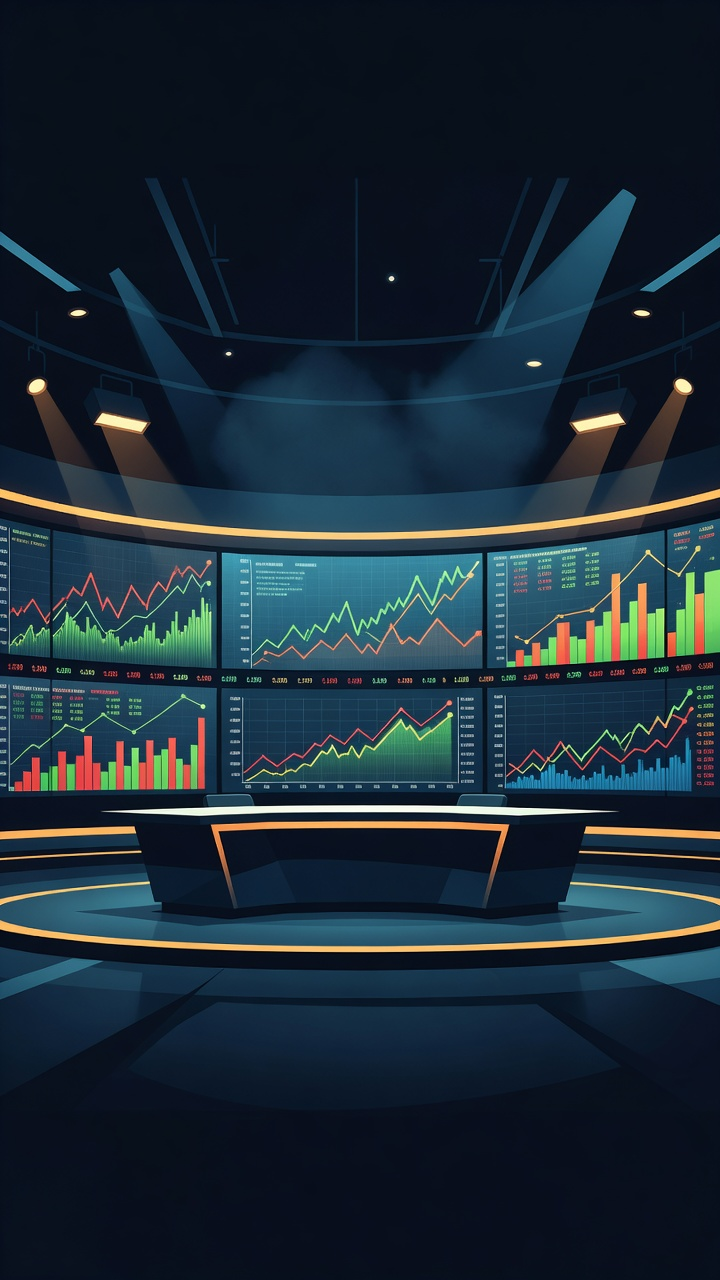
#> input picture content/brand/opening/set_a.jpg, 720 x 1280 px
$ python make_opening.py ../../content/brand/opening/set_a.jpg
#> lines starting #> are read from the running program, lines starting #| are printed output that depends on the picture
"""Build the episode opening card. One set image, text swapped per episode.

THE OWNER'S RULE, which this file exists to enforce:

  * ONE opening image per VERTICAL (subject area). Every episode inside that
    vertical reuses the same background and the same cast art; only the
    text changes.
  * If the VERTICAL changes - finance to history, say - then everything
    changes: a new background, and the cast get new clothes.

So the card has two zones and they must not be confused:

  FIXED   the brand band at the top (SOL & REX / NEWS) and the set and cast
          below. Identical on every episode of a vertical. This is what
          makes six reels look like one show.
  SWAP    y 470-900 only. Episode number and title. Nothing else may move,
          because a title card whose furniture shifts between episodes
          reads as six different channels.

The background is generated once with grok-cli (Grok Imagine handles a
rich lit studio far better than the local models) and committed as a
finished asset. The CAST IS NEVER GENERATED HERE - grok has no idea who
Sol and Rex are and would invent two strangers, which is the identity
drift this project has fought the whole way. Canon RGBA renders only.

  python scripts/vector/make_opening.py                 # all episodes
  python scripts/vector/make_opening.py 3               # just ep.3
"""
from __future__ import annotations

import sys
from pathlib import Path

import numpy as np
from PIL import Image, ImageDraw, ImageFont, ImageFilter

REPO = Path(__file__).resolve().parents[2]
BRAND = REPO / "content/brand/opening"
RENDERS = REPO / "content/vector_char/cast/ep_fairmarket/renders"
ROCK = r"C:\Windows\Fonts\ROCKB.TTF"

W, H = 1080, 1920
CREAM = (244, 238, 224)
AMBER = (232, 176, 84)
TEAL = (124, 224, 162)

# ── THE VERTICAL ───────────────────────────────────────────────────────
# Change these three together, never one alone. A new vertical means a new
# set AND new clothes; keeping the finance wardrobe over a history set is
# the failure this block exists to prevent.
VERTICAL = {
    "name": "finance",
    "set": "set_a.jpg",
    "sol": "sol_smug_v1",     # burgundy cardigan, yellow bow tie
    "rex": "rex_skeptic",     # grey vest, white shirt
}

# ── THE SWAP ZONE ──────────────────────────────────────────────────────
# Two lines max. Rockwell at 120px fits about 11 characters per line at
# this width; longer titles silently overflow the plate.
EPISODES = {
    "1": ("EPISODE 1", ["THE 'FAIR'", "MARKET"]),
    "2": ("EPISODE 2", ["SIXTEEN", "MINUTES"]),
    "3": ("EPISODE 3", ["THEY", "BANNED IT"]),
    "4": ("EPISODE 4", ["NINETY-FIVE", "TO NOTHING"]),
    "5": ("EPISODE 5", ["NO", "TOMORROW"]),
}


def word(txt: str, size: int, fill, track: int = 0) -> Image.Image:
    f = ImageFont.truetype(ROCK, size)
    w = sum(f.getbbox(c)[2] - f.getbbox(c)[0] + track for c in txt) + 60
    im = Image.new("RGBA", (int(w), int(size * 1.9)), (0, 0, 0, 0))
    d = ImageDraw.Draw(im)
    x = 30
    for c in txt:
        d.text((x, size * 0.2), c, font=f, fill=fill)
        x += f.getbbox(c)[2] - f.getbbox(c)[0] + track
    a = np.asarray(im)[..., 3]
    ys, xs = np.nonzero(a > 4)
    return im.crop((xs.min(), ys.min(), xs.max() + 1, ys.max() + 1))


def fit(im: Image.Image, h: int) -> Image.Image:
    return im.resize((max(1, int(im.width * h / im.height)), h), Image.LANCZOS)


def cast(name: str, h: int) -> Image.Image:
    im = Image.open(RENDERS / f"_{name}_rgba.png").convert("RGBA")
    a = np.asarray(im)[..., 3]
    ys, xs = np.nonzero(a > 8)
    return fit(im.crop((xs.min(), ys.min(), xs.max() + 1, ys.max() + 1)), h)


def rim(im: Image.Image, col, g: int = 18) -> Image.Image:
    a = im.split()[3].filter(ImageFilter.GaussianBlur(g))
    lay = Image.new("RGBA", im.size, col + (0,))
    lay.putalpha(a.point(lambda v: int(v * 0.7)))
    return lay


def base() -> Image.Image:
    """Everything that does NOT change between episodes."""
    bg = Image.open(BRAND / VERTICAL["set"]).convert("RGB").resize(
        (W, H), Image.LANCZOS)
    bg = Image.eval(bg, lambda v: int(v * 0.78)).convert("RGBA")
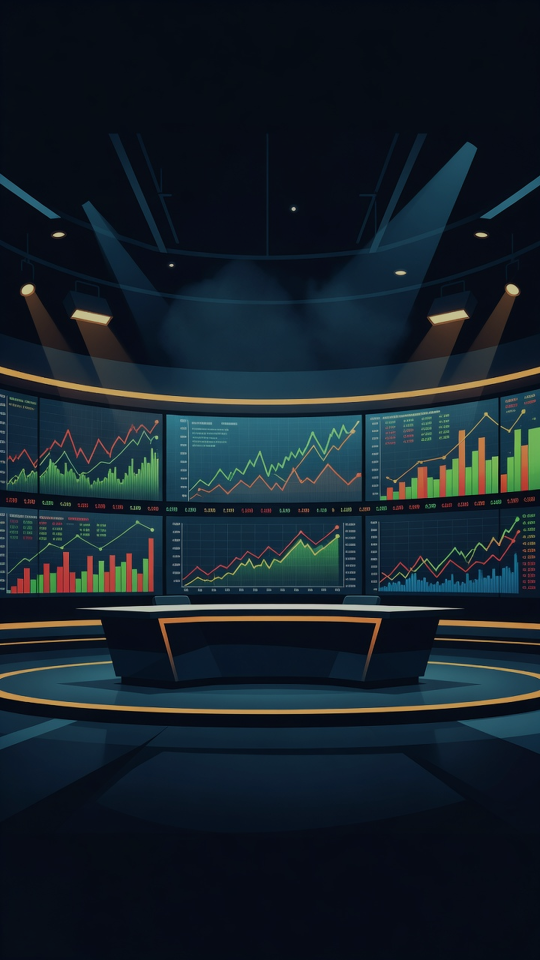
#> bg: PIL image 1080x1920 RGBA (shown at 1/2 size); mean R, G, B, A 20.9, 33.1, 42.3, 255
    for who, cx, by, h, col in (("rex", 0.31, 1520, 690, (70, 140, 200)),
                                ("sol", 0.68, 1540, 760, TEAL)):
        im = cast(VERTICAL[who], h)
        x = int(W * cx - im.width / 2)
        y = by - im.height
        bg.alpha_composite(rim(im, col), (x, y))
        bg.alpha_composite(im, (x, y))
    d = ImageDraw.Draw(bg)
    d.rectangle([0, 150, W, 168], fill=AMBER)
    wm = fit(word("SOL & REX", 150, CREAM, 8), 96)
    bg.alpha_composite(wm, ((W - wm.width) // 2, 210))
    sb = fit(word("NEWS", 120, AMBER, 22), 42)
    bg.alpha_composite(sb, ((W - sb.width) // 2, 330))
    d.rectangle([0, 400, W, 406], fill=TEAL)
    return bg


def main() -> None:
    want = set(sys.argv[1:]) or set(EPISODES)
    BRAND.mkdir(parents=True, exist_ok=True)
    shared = base()
    for ep in sorted(want):
        if ep not in EPISODES:
            print(f"  ep{ep}: no title registered")
            continue
        num, lines = EPISODES[ep]
        img = shared.copy()
        ov = Image.new("RGBA", (W, H), (0, 0, 0, 0))
        do = ImageDraw.Draw(ov)
        do.rectangle([70, 470, W - 70, 900], fill=(6, 10, 18, 190))
        do.rectangle([70, 470, W - 70, 478], fill=AMBER + (255,))
        img.alpha_composite(ov)
        e = fit(word(num, 90, AMBER, 16), 40)
        img.alpha_composite(e, (110, 520))
        for i, ln in enumerate(lines[:2]):
            t = fit(word(ln, 150, CREAM, 4), 120)
            if t.width > W - 220:
                print(f"  ep{ep}: WARNING '{ln}' overflows the plate")
            img.alpha_composite(t, (110, 600 + i * 140))
        out = BRAND / f"opening_ep{ep}.png"
        img.convert("RGB").save(out)
        print(f"  {out.name}  [{VERTICAL['name']}]")


if __name__ == "__main__":
#> (the run stopped early here; a loop or call above may not have finished)
